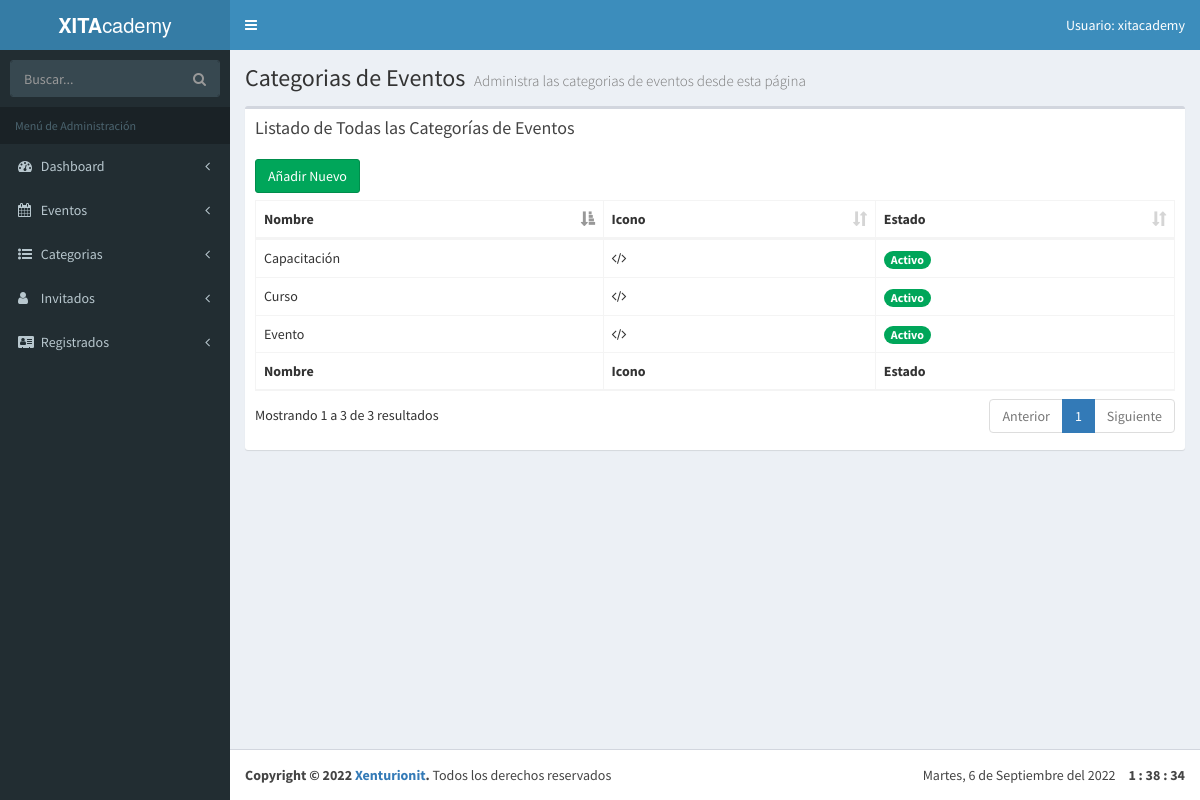
/admin/lista-categorias.php (signed in), run on the app's committed database.
### tables this page shows
CREATE TABLE `categoria_evento` (
  `id_categoria` tinyint(10) NOT NULL AUTO_INCREMENT,
  `cat_evento` varchar(50) NOT NULL,
  `icono` varchar(15) NOT NULL,
  `actualizado` datetime NOT NULL,
  `estado_categoria` tinyint(1) DEFAULT NULL,
  PRIMARY KEY (`id_categoria`)
);

### admin/lista-categorias.php (the view, shortened to what this page needs)
<?php
include_once 'funciones/funciones.php';
include_once 'templates/header.php'; ?>
<body class="hold-transition skin-blue fixed sidebar-mini">
<div class="wrapper">
    <?php include_once 'templates/barra.php'; ?>
    <?php include_once 'templates/navegacion.php'; ?>
  <div class="content-wrapper">
    <section class="content-header">
      <h1>
        Categorias de Eventos
        <small>Administra las categorias de eventos desde esta página</small>
      </h1>
    </section>
    <section class="content">
    <div class="row">
      <div class="col-xs-12">
        <div class="box">
          <div class="box-header">
            <h3 class="box-title">Listado de Todas las Categorías de Eventos</h3>
          </div>
          <div class="box-body">
            <a href="nuevo-categoria.php" class="btn btn-success">Añadir Nuevo</a>
            <table id="registros" class="table table-bordered table-hover">
                <thead>
                        <tr>
                            <th>Nombre</th>
                            <th>Icono</th>
                            <th>Estado</th>
                        </tr>
                </thead>
                <tbody>
                <?php
                  try {
                    $sql = "SELECT * FROM categoria_evento WHERE estado_categoria = 1";
                    $resultado = $conn->query($sql);
                  } catch (Exception $e) {
                    $error = $e->getMessage();
                  }
                  while($categoria = $resultado->fetch_assoc() ) {  ?>
                      <tr>
                              <td>
                                  <?php echo $categoria['cat_evento'];?>
                              </td>
                              <td><i class="fa <?php echo $categoria['icono']; ?>"><i></td>
                              <td>
                                  <?php $estado = $categoria['estado_categoria'];
                                  if($estado == 1):
                                  echo ' ' . '<span class="badge bg-green">Activo</span>';
                                  else:
                                  echo  ' ' . '<span class="badge bg-red">Inactivo</span>';
                                  endif;?>
                              </td>
                      </tr>
                  <?php } ?>
                </tbody>
                <tfoot>
                      <tr>
                            <th>Nombre</th>
                            <th>Icono</th>
                            <th>Estado</th>
                      </tr>
                </tfoot>
            </table>
          </div>
        </div>
      </div>
    </div>
  </section>
  </div>
<?php
  include_once 'templates/footer.php';
  include_once 'templates/footer-scripts.php';
?>

### data on the page
categoria_evento: cat_evento "Curso", estado_categoria "Activo"
categoria_evento: cat_evento "Capacitación", estado_categoria "Activo"
categoria_evento: cat_evento "Evento", estado_categoria "Activo"

### other printed values
$usuario "xitacademy"
